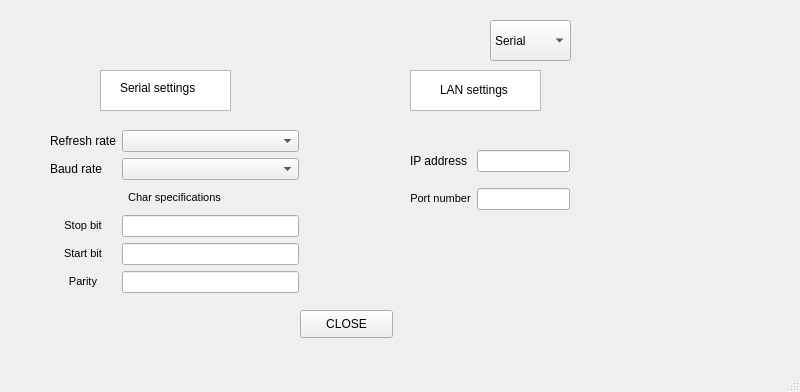
<?xml version="1.0" encoding="UTF-8"?>
<ui version="4.0">
 <class>MainWindow2</class>
 <widget class="QMainWindow" name="MainWindow2">
  <property name="geometry">
   <rect>
    <x>0</x>
    <y>0</y>
    <width>800</width>
    <height>392</height>
   </rect>
  </property>
  <property name="windowTitle">
   <string>MainWindow</string>
  </property>
  <widget class="QWidget" name="centralwidget">
   <widget class="QComboBox" name="comboBox">
    <property name="geometry">
     <rect>
      <x>490</x>
      <y>20</y>
      <width>81</width>
      <height>41</height>
     </rect>
    </property>
    <item>
     <property name="text">
      <string>Serial</string>
     </property>
    </item>
    <item>
     <property name="text">
      <string>LAN</string>
     </property>
    </item>
   </widget>
   <widget class="QWidget" name="gridLayoutWidget">
    <property name="geometry">
     <rect>
      <x>50</x>
      <y>130</y>
      <width>249</width>
      <height>163</height>
     </rect>
    </property>
    <layout class="QGridLayout" name="gridLayout">
     <item row="0" column="0">
      <widget class="QLabel" name="label_3">
       <property name="text">
        <string>Refresh rate</string>
       </property>
      </widget>
     </item>
     <item row="0" column="1">
      <widget class="QComboBox" name="comboBox_2"/>
     </item>
     <item row="1" column="1">
      <widget class="QComboBox" name="comboBox_3"/>
     </item>
     <item row="1" column="0">
      <widget class="QLabel" name="label_4">
       <property name="text">
        <string>Baud rate</string>
       </property>
      </widget>
     </item>
     <item row="2" column="0" colspan="2">
      <widget class="QLabel" name="label_5">
       <property name="text">
        <string>&lt;!DOCTYPE HTML PUBLIC &quot;-//W3C//DTD HTML 4.0//EN&quot; &quot;http://www.w3.org/TR/REC-html40/strict.dtd&quot;&gt;
&lt;html&gt;&lt;head&gt;&lt;meta name=&quot;qrichtext&quot; content=&quot;1&quot; /&gt;&lt;style type=&quot;text/css&quot;&gt;
p, li { white-space: pre-wrap; }
&lt;/style&gt;&lt;/head&gt;&lt;body style=&quot; font-family:'MS Shell Dlg 2'; font-size:7.8pt; font-weight:400; font-style:normal;&quot;&gt;
&lt;p align=&quot;center&quot; style=&quot; margin-top:0px; margin-bottom:0px; margin-left:0px; margin-right:0px; -qt-block-indent:0; text-indent:0px;&quot;&gt;&lt;span style=&quot; font-size:8pt;&quot;&gt;Char specifications&lt;/span&gt;&lt;/p&gt;&lt;/body&gt;&lt;/html&gt;</string>
       </property>
      </widget>
     </item>
     <item row="3" column="0">
      <widget class="QLabel" name="label_6">
       <property name="text">
        <string>&lt;!DOCTYPE HTML PUBLIC &quot;-//W3C//DTD HTML 4.0//EN&quot; &quot;http://www.w3.org/TR/REC-html40/strict.dtd&quot;&gt;
&lt;html&gt;&lt;head&gt;&lt;meta name=&quot;qrichtext&quot; content=&quot;1&quot; /&gt;&lt;style type=&quot;text/css&quot;&gt;
p, li { white-space: pre-wrap; }
&lt;/style&gt;&lt;/head&gt;&lt;body style=&quot; font-family:'MS Shell Dlg 2'; font-size:7.8pt; font-weight:400; font-style:normal;&quot;&gt;
&lt;p align=&quot;center&quot; style=&quot; margin-top:0px; margin-bottom:0px; margin-left:0px; margin-right:0px; -qt-block-indent:0; text-indent:0px;&quot;&gt;&lt;span style=&quot; font-size:8pt;&quot;&gt;Stop bit&lt;/span&gt;&lt;/p&gt;&lt;/body&gt;&lt;/html&gt;</string>
       </property>
      </widget>
     </item>
     <item row="3" column="1">
      <widget class="QLineEdit" name="lineEdit"/>
     </item>
     <item row="4" column="0">
      <widget class="QLabel" name="label_11">
       <property name="text">
        <string>&lt;!DOCTYPE HTML PUBLIC &quot;-//W3C//DTD HTML 4.0//EN&quot; &quot;http://www.w3.org/TR/REC-html40/strict.dtd&quot;&gt;
&lt;html&gt;&lt;head&gt;&lt;meta name=&quot;qrichtext&quot; content=&quot;1&quot; /&gt;&lt;style type=&quot;text/css&quot;&gt;
p, li { white-space: pre-wrap; }
&lt;/style&gt;&lt;/head&gt;&lt;body style=&quot; font-family:'MS Shell Dlg 2'; font-size:7.8pt; font-weight:400; font-style:normal;&quot;&gt;
&lt;p align=&quot;center&quot; style=&quot; margin-top:0px; margin-bottom:0px; margin-left:0px; margin-right:0px; -qt-block-indent:0; text-indent:0px;&quot;&gt;&lt;span style=&quot; font-size:8pt;&quot;&gt;Start bit&lt;/span&gt;&lt;/p&gt;&lt;/body&gt;&lt;/html&gt;</string>
       </property>
      </widget>
     </item>
     <item row="4" column="1">
      <widget class="QLineEdit" name="lineEdit_2"/>
     </item>
     <item row="5" column="0">
      <widget class="QLabel" name="label_12">
       <property name="text">
        <string>&lt;!DOCTYPE HTML PUBLIC &quot;-//W3C//DTD HTML 4.0//EN&quot; &quot;http://www.w3.org/TR/REC-html40/strict.dtd&quot;&gt;
&lt;html&gt;&lt;head&gt;&lt;meta name=&quot;qrichtext&quot; content=&quot;1&quot; /&gt;&lt;style type=&quot;text/css&quot;&gt;
p, li { white-space: pre-wrap; }
&lt;/style&gt;&lt;/head&gt;&lt;body style=&quot; font-family:'MS Shell Dlg 2'; font-size:7.8pt; font-weight:400; font-style:normal;&quot;&gt;
&lt;p align=&quot;center&quot; style=&quot; margin-top:0px; margin-bottom:0px; margin-left:0px; margin-right:0px; -qt-block-indent:0; text-indent:0px;&quot;&gt;&lt;span style=&quot; font-size:8pt;&quot;&gt;Parity&lt;/span&gt;&lt;/p&gt;&lt;/body&gt;&lt;/html&gt;</string>
       </property>
      </widget>
     </item>
     <item row="5" column="1">
      <widget class="QLineEdit" name="lineEdit_3"/>
     </item>
    </layout>
   </widget>
   <widget class="QWidget" name="gridLayoutWidget_2">
    <property name="geometry">
     <rect>
      <x>410</x>
      <y>140</y>
      <width>160</width>
      <height>80</height>
     </rect>
    </property>
    <layout class="QGridLayout" name="gridLayout_2">
     <item row="0" column="0">
      <widget class="QLabel" name="label_13">
       <property name="text">
        <string>IP address</string>
       </property>
      </widget>
     </item>
     <item row="0" column="1">
      <widget class="QLineEdit" name="lineEdit_4"/>
     </item>
     <item row="1" column="0">
      <widget class="QLabel" name="label_14">
       <property name="text">
        <string>&lt;!DOCTYPE HTML PUBLIC &quot;-//W3C//DTD HTML 4.0//EN&quot; &quot;http://www.w3.org/TR/REC-html40/strict.dtd&quot;&gt;
&lt;html&gt;&lt;head&gt;&lt;meta name=&quot;qrichtext&quot; content=&quot;1&quot; /&gt;&lt;style type=&quot;text/css&quot;&gt;
p, li { white-space: pre-wrap; }
&lt;/style&gt;&lt;/head&gt;&lt;body style=&quot; font-family:'MS Shell Dlg 2'; font-size:7.8pt; font-weight:400; font-style:normal;&quot;&gt;
&lt;p align=&quot;center&quot; style=&quot; margin-top:0px; margin-bottom:0px; margin-left:0px; margin-right:0px; -qt-block-indent:0; text-indent:0px;&quot;&gt;&lt;span style=&quot; font-size:8pt;&quot;&gt;Port number&lt;/span&gt;&lt;/p&gt;&lt;/body&gt;&lt;/html&gt;</string>
       </property>
      </widget>
     </item>
     <item row="1" column="1">
      <widget class="QLineEdit" name="lineEdit_5"/>
     </item>
    </layout>
   </widget>
   <widget class="QPushButton" name="pushButton">
    <property name="geometry">
     <rect>
      <x>300</x>
      <y>310</y>
      <width>93</width>
      <height>28</height>
     </rect>
    </property>
    <property name="text">
     <string>CLOSE</string>
    </property>
   </widget>
   <widget class="QGraphicsView" name="graphicsView">
    <property name="geometry">
     <rect>
      <x>100</x>
      <y>70</y>
      <width>131</width>
      <height>41</height>
     </rect>
    </property>
   </widget>
   <widget class="QGraphicsView" name="graphicsView_2">
    <property name="geometry">
     <rect>
      <x>410</x>
      <y>70</y>
      <width>131</width>
      <height>41</height>
     </rect>
    </property>
   </widget>
   <widget class="QLabel" name="label">
    <property name="geometry">
     <rect>
      <x>120</x>
      <y>80</y>
      <width>91</width>
      <height>16</height>
     </rect>
    </property>
    <property name="text">
     <string>Serial settings</string>
    </property>
   </widget>
   <widget class="QLabel" name="label_2">
    <property name="geometry">
     <rect>
      <x>440</x>
      <y>80</y>
      <width>81</width>
      <height>20</height>
     </rect>
    </property>
    <property name="text">
     <string>LAN settings</string>
    </property>
   </widget>
  </widget>
  <widget class="QMenuBar" name="menubar">
   <property name="geometry">
    <rect>
     <x>0</x>
     <y>0</y>
     <width>800</width>
     <height>26</height>
    </rect>
   </property>
  </widget>
  <widget class="QStatusBar" name="statusbar"/>
 </widget>
 <resources/>
 <connections/>
</ui>
